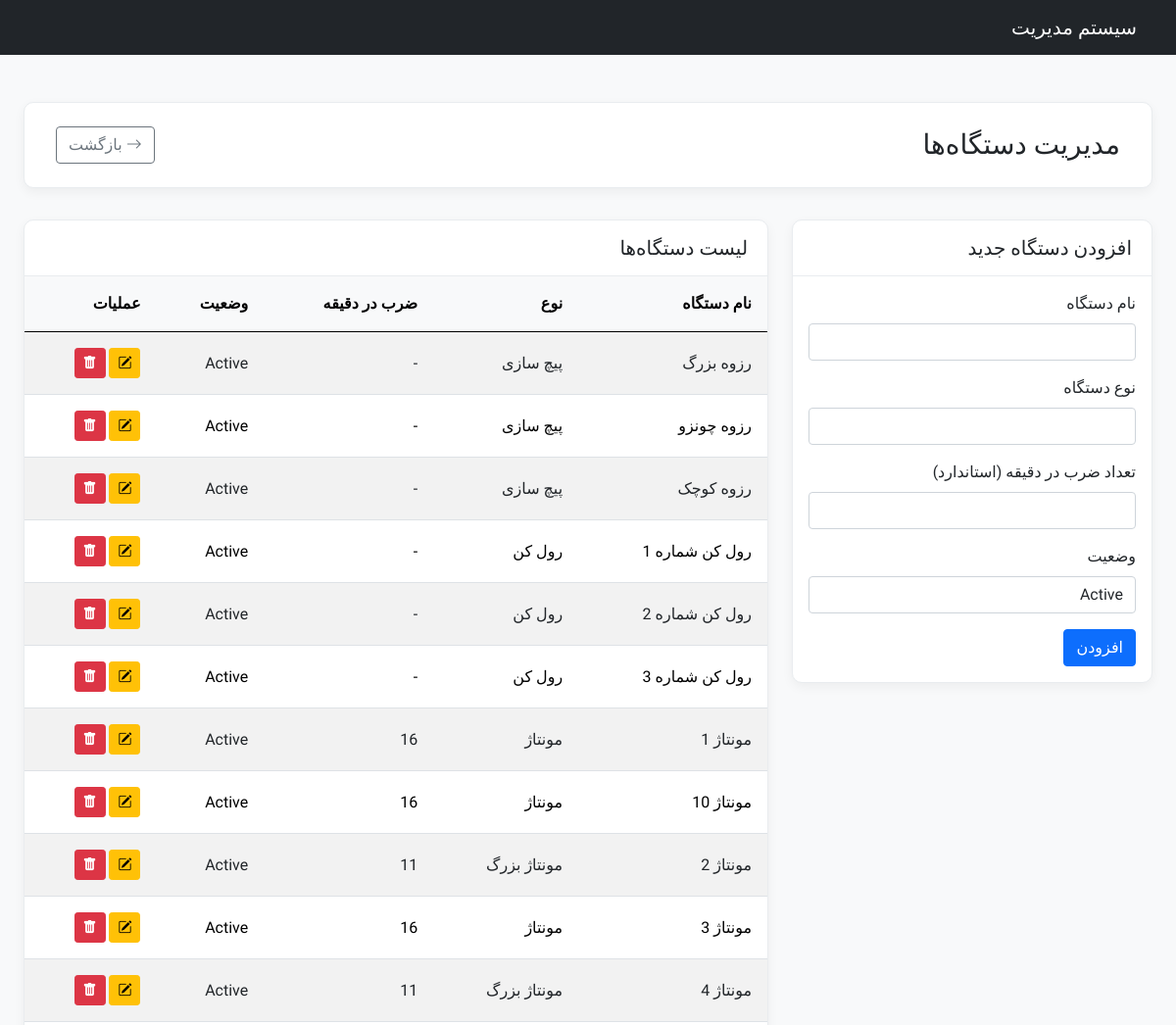
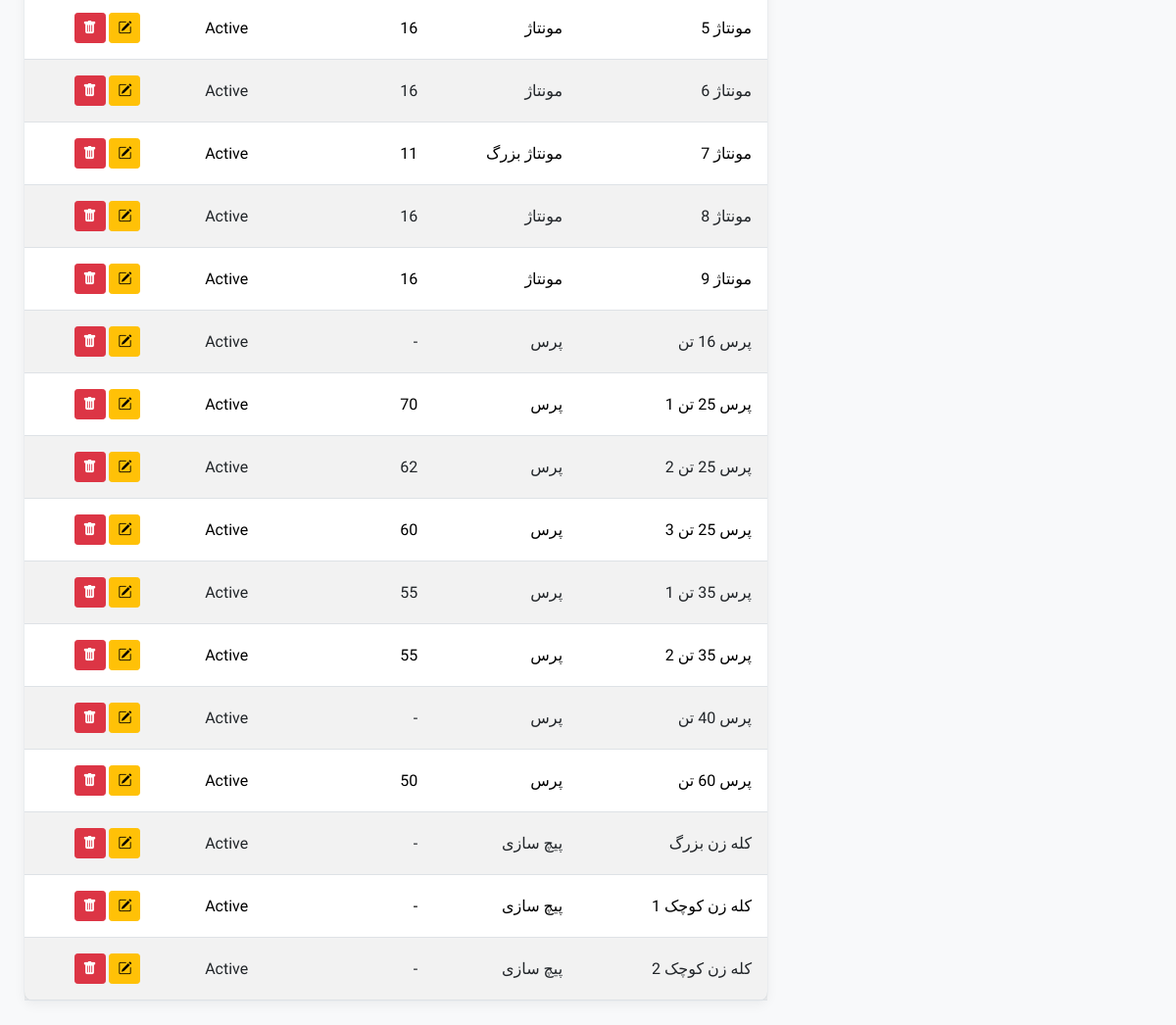
The app's page /modules/base_info/machines.php with its own data (2 pictures, top to bottom).
### tables this page shows
CREATE TABLE `tbl_machines` (
  `MachineID` int(11) NOT NULL,
  `MachineName` varchar(255) NOT NULL,
  `MachineType` varchar(100) DEFAULT NULL,
  `Status` varchar(50) DEFAULT 'Active',
  `strokes_per_minute` int(11) DEFAULT NULL
);

### config/crud_helpers.php (called while the page is built, shortened)
<?php
function find_all(PDO $pdo, string $sql, array $params = []): array
{
    try {
        $stmt = $pdo->prepare($sql);
        $stmt->execute($params);
        return $stmt->fetchAll(PDO::FETCH_ASSOC);
    } catch (PDOException $e) {
        error_log("Error in find_all: " . $e->getMessage() . " | SQL: " . $sql . " | Params: " . print_r($params, true));
        return [];
    }
}
?>

### modules/base_info/machines.php (the view, shortened to what this page needs)
<?php
require_once __DIR__ . '/../../config/db.php';
$editMode = false;
$itemToEdit = null;
$items = find_all($pdo, "SELECT * FROM " . TABLE_NAME_MACHINES . " ORDER BY MachineName");
include __DIR__ . '/../../templates/header.php';
?>
<div class="page-header d-flex justify-content-between align-items-center">
    <h1 class="h3 mb-0">مدیریت دستگاه‌ها</h1>
    <a href="<?php echo BASE_URL; ?>modules/base_info/machinery_dashboard.php" class="btn btn-outline-secondary"><i class="bi bi-arrow-right"></i> بازگشت</a>
</div>
<div class="row">
    <div class="col-lg-4">
        <div class="card content-card">
            <div class="card-header"><h5 class="mb-0"><?php echo $editMode ? 'ویرایش دستگاه' : 'افزودن دستگاه جدید'; ?></h5></div>
            <div class="card-body">
                <form method="POST" action="machines.php">
                    <div class="mb-3">
                        <label for="machine_name" class="form-label">نام دستگاه</label>
                        <input type="text" class="form-control" id="machine_name" name="machine_name" value="<?php echo htmlspecialchars($itemToEdit['MachineName'] ?? ''); ?>" required>
                    </div>
                     <div class="mb-3">
                        <label for="machine_type" class="form-label">نوع دستگاه</label>
                        <input type="text" class="form-control" id="machine_type" name="machine_type" value="<?php echo htmlspecialchars($itemToEdit['MachineType'] ?? ''); ?>">
                    </div>
                     <div class="mb-3">
                        <label for="strokes_per_minute" class="form-label">تعداد ضرب در دقیقه (استاندارد)</label>
                        <input type="number" class="form-control" id="strokes_per_minute" name="strokes_per_minute" value="<?php echo htmlspecialchars($itemToEdit['strokes_per_minute'] ?? ''); ?>">
                    </div>
                     <div class="mb-3">
                        <label for="status" class="form-label">وضعیت</label>
                        <input type="text" class="form-control" id="status" name="status" value="<?php echo htmlspecialchars($itemToEdit['Status'] ?? 'Active'); ?>">
                    </div>
                    <button type="submit" class="btn <?php echo $editMode ? 'btn-success' : 'btn-primary'; ?>"><?php echo $editMode ? 'بروزرسانی' : 'افزودن'; ?></button>
                </form>
            </div>
        </div>
    </div>
    <div class="col-lg-8">
        <div class="card content-card">
            <div class="card-header"><h5 class="mb-0">لیست دستگاه‌ها</h5></div>
            <div class="card-body p-0">
                <div class="table-responsive">
                    <table class="table table-striped table-hover mb-0">
                        <thead><tr><th class="p-3">نام دستگاه</th><th class="p-3">نوع</th><th class="p-3">ضرب در دقیقه</th><th class="p-3">وضعیت</th><th class="p-3">عملیات</th></tr></thead>
                        <tbody>
                            <?php foreach ($items as $item): ?>
                            <tr>
                                <td class="p-3"><?php echo htmlspecialchars($item['MachineName']); ?></td>
                                <td class="p-3"><?php echo htmlspecialchars($item['MachineType']); ?></td>
                                <td class="p-3"><?php echo htmlspecialchars($item['strokes_per_minute'] ?? '-'); ?></td>
                                <td class="p-3"><?php echo htmlspecialchars($item['Status']); ?></td>
                                <td class="p-3">
                                    <a href="?edit_id=<?php echo $item[PRIMARY_KEY_MACHINES]; ?>" class="btn btn-warning btn-sm"><i class="bi bi-pencil-square"></i></a>
                                    <button type="button" class="btn btn-danger btn-sm" data-bs-toggle="modal" data-bs-target="#deleteModal<?php echo $item[PRIMARY_KEY_MACHINES]; ?>"><i class="bi bi-trash-fill"></i></button>
                                </td>
                            </tr>
                            <?php endforeach; ?>
                        </tbody>
                    </table>
                </div>
            </div>
        </div>
    </div>
</div>
<?php include __DIR__ . '/../../templates/footer.php'; ?>

### assets/css/style.css (style rules this page uses)
body { font-family: 'Vazirmatn', sans-serif; background-color: #f4f7f9; }
.page-header { background-color: #ffffff; padding: 1.5rem 2rem; border-radius: 10px; margin-bottom: 2rem; box-shadow: 0 4px 12px rgba(0,0,0,0.05); border: 1px solid #e9ecef; }
.content-card { border: 1px solid #e9ecef; border-radius: 10px; box-shadow: 0 4px 12px rgba(0,0,0,0.05); background-color: #ffffff; }
.content-card .card-header { background-color: transparent; border-bottom: 1px solid #e9ecef; font-weight: 600; font-size: 1.1rem; padding: 1rem 1.25rem; }
.table th { font-weight: 600; white-space: nowrap; background-color: #f8f9fa; }
.table td { vertical-align: middle; }

### records on screen
tbl_machines: MachineName "رزوه بزرگ", MachineType "پیچ سازی", strokes_per_minute "-", Status "Active"
tbl_machines: MachineName "رزوه چونزو", MachineType "پیچ سازی", strokes_per_minute "-", Status "Active"
tbl_machines: MachineName "رزوه کوچک", MachineType "پیچ سازی", strokes_per_minute "-", Status "Active"
tbl_machines: MachineName "رول کن شماره 1", MachineType "رول کن", strokes_per_minute "-", Status "Active"
tbl_machines: MachineName "رول کن شماره 2", MachineType "رول کن", strokes_per_minute "-", Status "Active"
tbl_machines: MachineName "رول کن شماره 3", MachineType "رول کن", strokes_per_minute "-", Status "Active"
tbl_machines: MachineName "مونتاژ 1", MachineType "مونتاژ", strokes_per_minute "16", Status "Active"
tbl_machines: MachineName "مونتاژ 10", MachineType "مونتاژ", strokes_per_minute "16", Status "Active"
tbl_machines: MachineName "مونتاژ 2", MachineType "مونتاژ بزرگ", strokes_per_minute "11", Status "Active"
tbl_machines: MachineName "مونتاژ 3", MachineType "مونتاژ", strokes_per_minute "16", Status "Active"
tbl_machines: MachineName "مونتاژ 4", MachineType "مونتاژ بزرگ", strokes_per_minute "11", Status "Active"
tbl_machines: MachineName "مونتاژ 5", MachineType "مونتاژ", strokes_per_minute "16", Status "Active"
tbl_machines: MachineName "مونتاژ 6", MachineType "مونتاژ", strokes_per_minute "16", Status "Active"
tbl_machines: MachineName "مونتاژ 7", MachineType "مونتاژ بزرگ", strokes_per_minute "11", Status "Active"
tbl_machines: MachineName "مونتاژ 8", MachineType "مونتاژ", strokes_per_minute "16", Status "Active"
tbl_machines: MachineName "مونتاژ 9", MachineType "مونتاژ", strokes_per_minute "16", Status "Active"
tbl_machines: MachineName "پرس 16 تن", MachineType "پرس", strokes_per_minute "-", Status "Active"
tbl_machines: MachineName "پرس 25 تن 1", MachineType "پرس", strokes_per_minute "70", Status "Active"
tbl_machines: MachineName "پرس 25 تن 2", MachineType "پرس", strokes_per_minute "62", Status "Active"
tbl_machines: MachineName "پرس 25 تن 3", MachineType "پرس", strokes_per_minute "60", Status "Active"
tbl_machines: MachineName "پرس 35 تن 1", MachineType "پرس", strokes_per_minute "55", Status "Active"
tbl_machines: MachineName "پرس 35 تن 2", MachineType "پرس", strokes_per_minute "55", Status "Active"
tbl_machines: MachineName "پرس 40 تن", MachineType "پرس", strokes_per_minute "-", Status "Active"
tbl_machines: MachineName "پرس 60 تن", MachineType "پرس", strokes_per_minute "50", Status "Active"
tbl_machines: MachineName "کله زن بزرگ", MachineType "پیچ سازی", strokes_per_minute "-", Status "Active"
tbl_machines: MachineName "کله زن کوچک 1", MachineType "پیچ سازی", strokes_per_minute "-", Status "Active"
tbl_machines: MachineName "کله زن کوچک 2", MachineType "پیچ سازی", strokes_per_minute "-", Status "Active"
